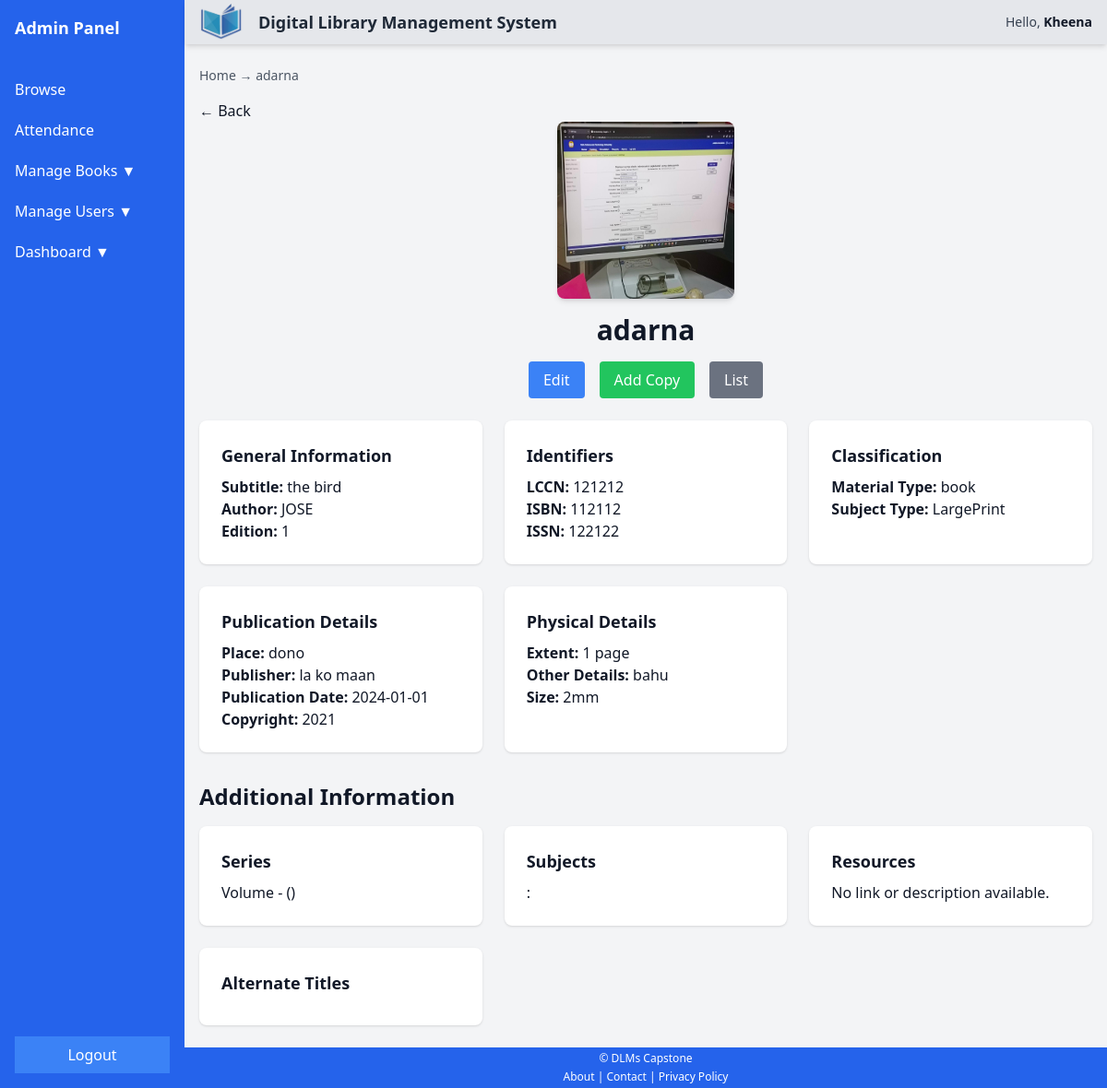
The app's page /dashboard/admin/ViewBook.php?title=adarna+ (signed in), older data.
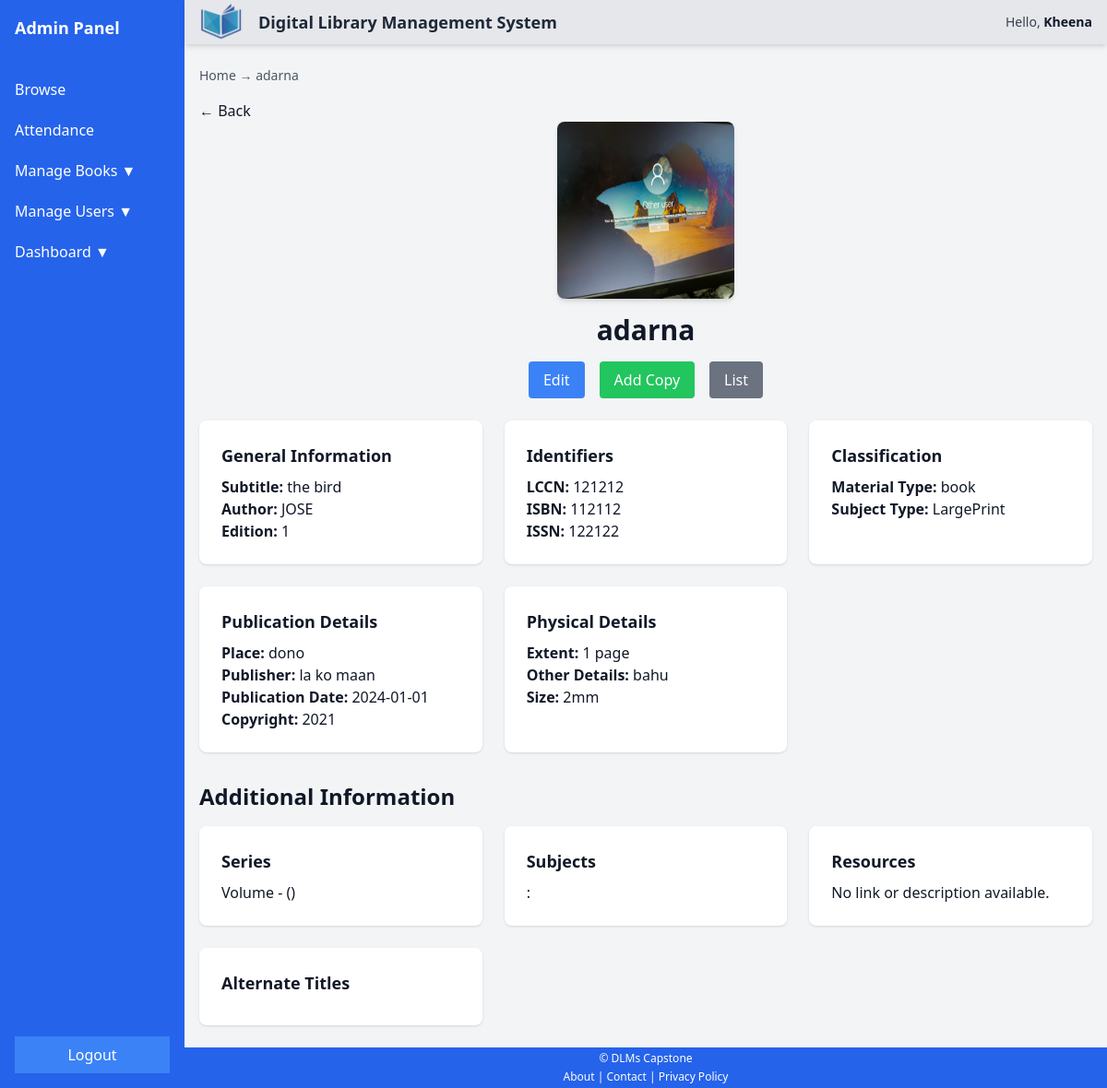
The same page, newer data.
### tables this page shows
CREATE TABLE `book` (
  `id` int(11) NOT NULL,
  `B_title` varchar(255) NOT NULL,
  `subtitle` varchar(255) DEFAULT NULL,
  `author` varchar(255) DEFAULT NULL,
  `edition` varchar(255) DEFAULT NULL,
  `LCCN` varchar(255) DEFAULT NULL,
  `ISBN` varchar(255) DEFAULT NULL,
  `ISSN` varchar(255) DEFAULT NULL,
  `MT` varchar(255) DEFAULT NULL,
  `ST` varchar(255) DEFAULT NULL,
  `place` varchar(255) DEFAULT NULL,
  `publisher` varchar(255) DEFAULT NULL,
  `Pdate` date DEFAULT NULL,
  `copyright` varchar(255) DEFAULT NULL,
  `extent` varchar(255) DEFAULT NULL,
  `Odetail` text DEFAULT NULL,
  `size` varchar(255) DEFAULT NULL,
  `photo` varchar(255) DEFAULT NULL
);

### dashboard/admin/ViewBook.php (the view, shortened to what the changed rows need)
<?php
    include '../config.php';
    $title = $_GET['title'] ?? '';
    if ($title) {
        $sql = "SELECT * FROM Book WHERE B_title = ?";
        $stmt = $conn->prepare($sql);
        $stmt->bind_param("s", $title);
        if ($stmt->execute()) {
            $result = $stmt->get_result();
            if ($result->num_rows === 0) {
                $message = "No book found with that title.";
                $message_type = "error";
            } else {
                $book = $result->fetch_assoc();
            }
        } else {
            $message = "Error executing query: " . $stmt->error;
            $message_type = "error";
        }
    } else {
        $message = "No book title provided.";
        $message_type = "error";
    }
?>
<!DOCTYPE html>
<html lang="en">
<head>
    <script src="https://cdn.tailwindcss.com"></script>
</head>
<body class="flex flex-col min-h-screen bg-gray-100 text-gray-900">
    <main class="flex flex-grow">
        <div class="flex-grow ">
      <div class="container mx-auto px-4 py-6 ">
<div class="text-sm text-gray-600 mb-4">
    <a href="index.php" class="hover:text-blue-800 hover:underline">Home</a> &rarr;
    <a href="ViewBook.php?title=<?php echo urlencode($book['B_title']); ?>" class="hover:text-blue-800 hover:underline">
        <?php echo htmlspecialchars($book['B_title']); ?>
    </a>
</div>
            <?php if (isset($book)): ?>
                <a href="index.php" class="hover:text-blue-800 hover:underline">&larr; Back</a>
            <div class="text-center mb-6">
                <?php if ($book['photo']): ?>
                <img src="../../pic/Book/<?php echo htmlspecialchars($book['photo']); ?>" alt="Book Photo"
                    class="w-48 h-48 mx-auto rounded-lg shadow-md">
                <?php endif; ?>
                <h2 class="text-3xl font-semibold mt-4">
                    <?php echo htmlspecialchars($book['B_title']); ?>
                </h2>
                <div class="flex justify-center gap-4 mt-4">
                    <a href="edit_book.php?title=<?php echo urlencode($book['B_title']); ?>"
                        class="bg-blue-500 text-white px-4 py-2 rounded hover:bg-blue-600">Edit</a>
                    <a href="AddBookCopy.php?title=<?php echo urlencode($book['B_title']); ?>"
                        class="bg-green-500 text-white px-4 py-2 rounded hover:bg-green-600">Add Copy</a>
                    <a href="BookList.php?title=<?php echo urlencode($book['B_title']); ?>"
                        class="bg-gray-500 text-white px-4 py-2 rounded hover:bg-gray-600">List</a>
                </div>
            </div>
            <div class="grid grid-cols-1 sm:grid-cols-2 lg:grid-cols-3 gap-6">
                <div class="bg-white p-6 rounded-lg shadow">
                    <h3 class="text-lg font-semibold mb-2">General Information</h3>
                    <p><strong>Subtitle:</strong> <?php echo htmlspecialchars($book['subtitle']); ?></p>
                    <p><strong>Author:</strong> <?php echo htmlspecialchars($book['author']); ?></p>
                    <p><strong>Edition:</strong> <?php echo htmlspecialchars($book['edition']); ?></p>
                </div>
                <div class="bg-white p-6 rounded-lg shadow">
                    <h3 class="text-lg font-semibold mb-2">Identifiers</h3>
                    <p><strong>LCCN:</strong> <?php echo htmlspecialchars($book['LCCN']); ?></p>
                    <p><strong>ISBN:</strong> <?php echo htmlspecialchars($book['ISBN']); ?></p>
                    <p><strong>ISSN:</strong> <?php echo htmlspecialchars($book['ISSN']); ?></p>
                </div>
                <div class="bg-white p-6 rounded-lg shadow">
                    <h3 class="text-lg font-semibold mb-2">Classification</h3>
                    <p><strong>Material Type:</strong> <?php echo htmlspecialchars($book['MT']); ?></p>
                    <p><strong>Subject Type:</strong> <?php echo htmlspecialchars($book['ST']); ?></p>
                </div>
                <div class="bg-white p-6 rounded-lg shadow">
                    <h3 class="text-lg font-semibold mb-2">Publication Details</h3>
                    <p><strong>Place:</strong> <?php echo htmlspecialchars($book['place']); ?></p>
                    <p><strong>Publisher:</strong> <?php echo htmlspecialchars($book['publisher']); ?></p>
                    <p><strong>Publication Date:</strong> <?php echo htmlspecialchars($book['Pdate']); ?></p>
                    <p><strong>Copyright:</strong> <?php echo htmlspecialchars($book['copyright']); ?></p>
                </div>
                <div class="bg-white p-6 rounded-lg shadow">
                    <h3 class="text-lg font-semibold mb-2">Physical Details</h3>
                    <p><strong>Extent:</strong> <?php echo htmlspecialchars($book['extent']); ?></p>
                    <p><strong>Other Details:</strong> <?php echo htmlspecialchars($book['Odetail']); ?></p>
                    <p><strong>Size:</strong> <?php echo htmlspecialchars($book['size']); ?></p>
                </div>
            </div>
            <div class="mt-8">
    <h3 class="text-2xl font-semibold mb-4">Additional Information</h3>
    <div class="grid grid-cols-1 sm:grid-cols-2 lg:grid-cols-3 gap-6">
        <div class="bg-white p-6 rounded-lg shadow">
            <h4 class="text-lg font-semibold mb-2">Series</h4>
            <ul class="list-none list-inside">
                <li>Volume <?php echo htmlspecialchars($book['volume']); ?> - <?php echo htmlspecialchars($book['IL']); ?> (<?php echo htmlspecialchars($book['F_and_P']); ?>)</li>
            </ul>
        </div>
        <div class="bg-white p-6 rounded-lg shadow">
            <h4 class="text-lg font-semibold mb-2">Subjects</h4>
            <ul class="list-none list-inside">
                <li><?php echo htmlspecialchars($book['Sub_Head']) . ": " . htmlspecialchars($book['Sub_Head_input']); ?></li>
            </ul>
        </div>
        <div class="bg-white p-6 rounded-lg shadow">
            <h4 class="text-lg font-semibold mb-2">Resources</h4>
            <ul class="list-none list-inside">
                <?php if (!empty($book['url']) && !empty($book['Description'])): ?>
                    <li><a href="<?php echo htmlspecialchars($book['url']); ?>" class="text-blue-500 underline" target="_blank"><?php echo htmlspecialchars($book['Description']); ?></a></li>
                <?php elseif (!empty($book['url'])): ?>
                    <li><a href="<?php echo htmlspecialchars($book['url']); ?>" class="text-blue-500 underline" target="_blank">No description available</a></li>
                <?php elseif (!empty($book['Description'])): ?>
                    <li><?php echo htmlspecialchars($book['Description']); ?></li>
                <?php else: ?>
                    <li>No link or description available.</li>
                <?php endif; ?>
            </ul>
        </div>
        <div class="bg-white p-6 rounded-lg shadow">
            <h4 class="text-lg font-semibold mb-2">Alternate Titles</h4>
        </div>
    </div>
</div>
            <?php endif; ?>
        </div>
    </main>
</body>
</html>

Row changes from the older to the newer data that the page shows:
changed book "adarna": photo: a different picture
